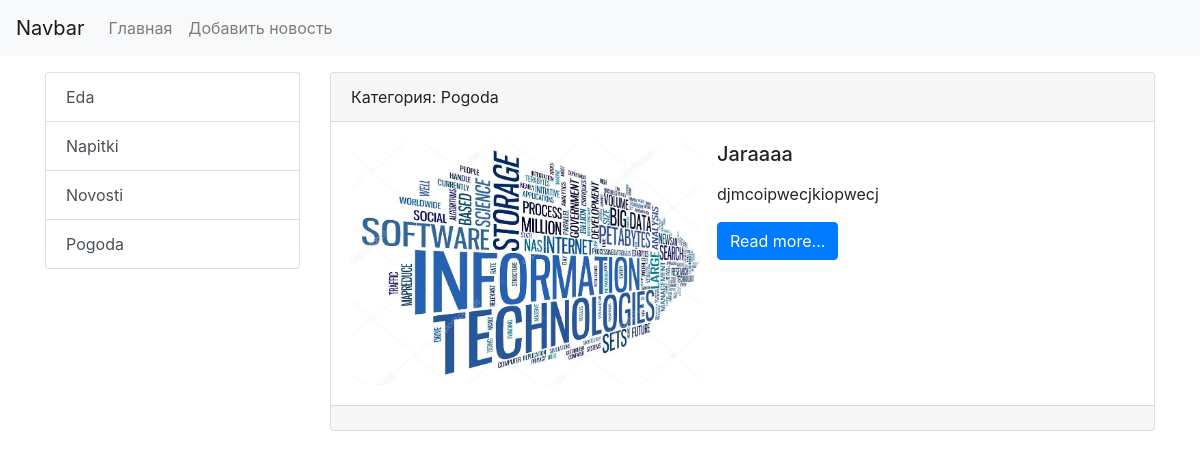
Page /category/2 on the committed database.
### blog/models.py (models this page shows, shortened)
class Category(models.Model):
    title = models.CharField(max_length=155,
                             db_index=True,
                             verbose_name='Наименование категории')
    def __str__(self):
        return  f'{self.title}'
    class Meta:
        verbose_name = 'Категория'
        verbose_name_plural = 'Категории'
        ordering = ['title']

class News(models.Model):
    title = models.CharField(max_length=255, verbose_name='Заголовок')
    content = models.TextField(blank=True)
    create_at = models.DateTimeField(auto_now_add=True)
    update_at = models.DateTimeField(auto_now=True)
    photo = models.ImageField(upload_to='photos/%Y/%m/%d', blank=True)
    is_published = models.BooleanField(default=True)
    category = models.ForeignKey('Category',
                                 on_delete=models.CASCADE,
                                 null=True,
                                 default=1,
                                 verbose_name='Наименование катугории')
    class Meta:
        verbose_name = 'Новость'
        verbose_name_plural = 'Новости'
        ordering = ['-create_at']

### blog/views.py (the view)
# urls.py: path('category/<int:category_id>', get_category),
def get_category(request, category_id):
    news = News.objects.filter(category_id=category_id)
    categories = Category.objects.all()
    category = Category.objects.get(pk=category_id)
    context = { 'news' : news,
                'categories' : categories,
                'category' : category
                }
    return render(request, template_name='blog/category.html',
                  context=context)

### blog/templates/blog/category.html (shortened to what this page needs)
<!doctype html>
<html lang="en">
<head>
    <link rel="stylesheet" href="https://stackpath.bootstrapcdn.com/bootstrap/4.4.1/css/bootstrap.min.css"
>
</head>
<body>
<nav class="navbar navbar-expand-lg navbar-light bg-light">
    <a class="navbar-brand" href="/">Navbar</a>
    <div class="collapse navbar-collapse" id="navbarSupportedContent">
        <ul class="navbar-nav mr-auto">
            <li class="nav-item"><a class="nav-link" href="/">Главная</a></li>
            <li class="nav-item"><a class="nav-link" href="/">Добавить новость</a></li>
        </ul>
    </div>
</nav>
<div class="container mt-3">
    <div class="row">
        <div class="col-md-3">
            <div class="list-group">
                {% for item in categories %}
                <a href="/category/{{ item.pk }}" class="list-group-item list-group-item-action">{{ item.title }}</a>
                {% endfor %}
            </div>
        </div>
        <div class="col-md-9">
            {% for item in news %}
            <div class="card mb-3">
                <div class="card-header">
                    Категория: {{ item.category }}
                </div>
                <div class="card-body">
                    <div class="media">
                        {% if item.photo %}
                            <img src="{{ item.photo.url }}" alt="" width="350" class="mr-3">
                        {% else %}
                            <img src="https://picsum.photos/id/1060/350/235/?blur=2" alt="" class="mr-3">
                        {% endif %}
                        <div class="media-body">
                            <h5 class="card-title">{{ item.title }}</h5>
                            <p class="card-text">{{ item.content|safe|linebreaks|truncatewords:50 }}</p>
                            <a href="#" class="btn btn-primary">Read more...</a>
                        </div>
                    </div>
                </div>
                <div class="card-footer text-muted">
                </div>
            </div>
            {% endfor %}
        </div>
    </div>
</div>
</body>
</html>

### rows in the picture
Category: title "Eda"
Category: title "Napitki"
Category: title "Novosti"
Category: title "Pogoda"
News: category "Pogoda", photo (picture), title "Jaraaaa", content "djmcoipwecjkiopwecj"
